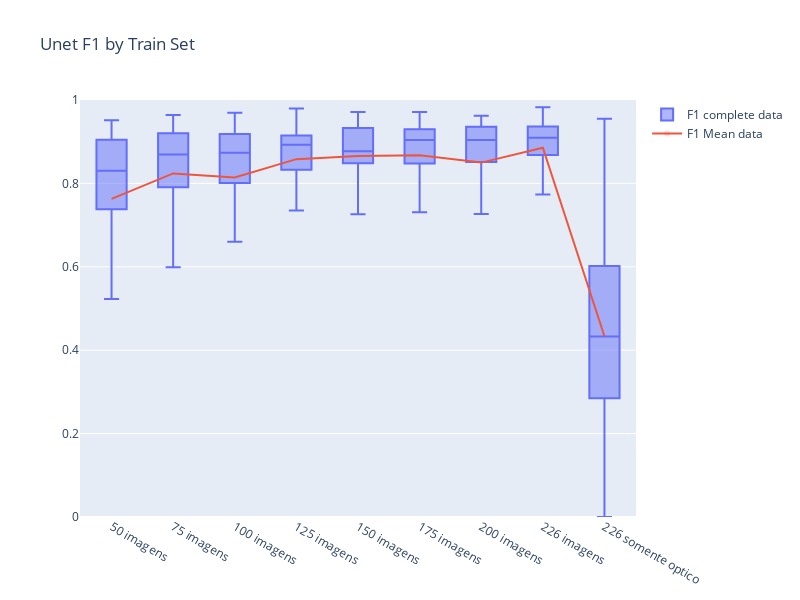

The notebook cell saved with this chart:
### Markdown cell above
General Report

### Code cell
# data atual
today = datetime.now()
# formatando a data
today = today.strftime('%Y-%m-%d')

list_metrics_df_order = df_order['metrics'].unique()
path_unet = f'.{os.sep}reports{os.sep}images{os.sep}'
pdf = PDF()

report(pdf, path_unet,'Unet_GeneralLines_by_Train_Set_graf', 'Unet_GeneralLines_by_Train_Set_table')
report(pdf, path_unet,'Unet_GeneralBoxplot_by_Train_Set_graf', 'Unet_GeneralBoxplot_by_Train_Set_table')

for i in list_metrics_df_order:
    unet_fig_name = f'Unet_{i}_by_Train_Set_graph'
    unet_table_name = f'Unet_{i}_by_Train_Set_table'
    
    target_data_graph_lineandbox(i)

    figure_dataframe = go.Figure(data=[go.Table(header=dict(values=['index', 'Jaccard',	'Recall',	'Precision',	'F1',	'unet_Jaccard',	'unet_Recall',	'unet_Precision',	'unet_F1'], align='right'),
                 cells=dict(values=[final_df_compare_describe[col] if col == 'index' else final_df_compare_describe[col].round(3)  for col in final_df_compare_describe.columns ], align='right' ))
                     ] )
    
    figure_dataframe.write_image(f'reports{os.sep}images{os.sep}Unet_{i}_by_Train_Set_table.png')

    report(pdf, path_unet, unet_fig_name, unet_table_name)
    

for model_len in list_mean_model_len:
    for model in list_models:  
        
        try:
            path_model_len = f'.{os.sep}{comparation_path}{os.sep}{model_len}{os.sep}'
            figure_model_len = f'{model_len}_{model}_graph'
            table_model_len = f'{model_len}_{model}_table'

            fig_exists = os.path.isfile(f'{path_model_len}{figure_model_len}.png')
            

            if(fig_exists):
                report(pdf, path_model_len, figure_model_len, table_model_len)

        except Exception: 
            print(traceback.format_exc()) 
            

pdf.output(f'general_report{today}.pdf', 'F')

### Figure 1 — Plotly figure (JSON) as saved in the notebook; plotly's stock layout.template omitted (floating-point values rounded to 4 significant figures; data arrays with more than 128 entries replaced by an {"elided": "..."} marker saying what was removed)
{"data": [{"marker": {"opacity": 0}, "name": "F1 complete data", "type": "box", "x": {"elided": "424 str values"}, "y": {"elided": "424 float values"}}, {"marker": {"opacity": 0}, "name": "F1 Mean data", "type": "scatter", "x": ["50 imagens", "75 imagens", "100 imagens", "125 imagens", "150 imagens", "175 imagens", "200 imagens", "226 imagens", "226 somente optico"], "y": [0.763, 0.8239, 0.8142, 0.8582, 0.8658, 0.8674, 0.8498, 0.8855, 0.4336]}], "layout": {"height": 600, "title": {"text": "Unet F1 by Train Set"}, "width": 800, "xaxis": {"anchor": "y", "domain": [0, 1]}, "yaxis": {"anchor": "x", "domain": [0, 1], "range": [0, 1]}}}
